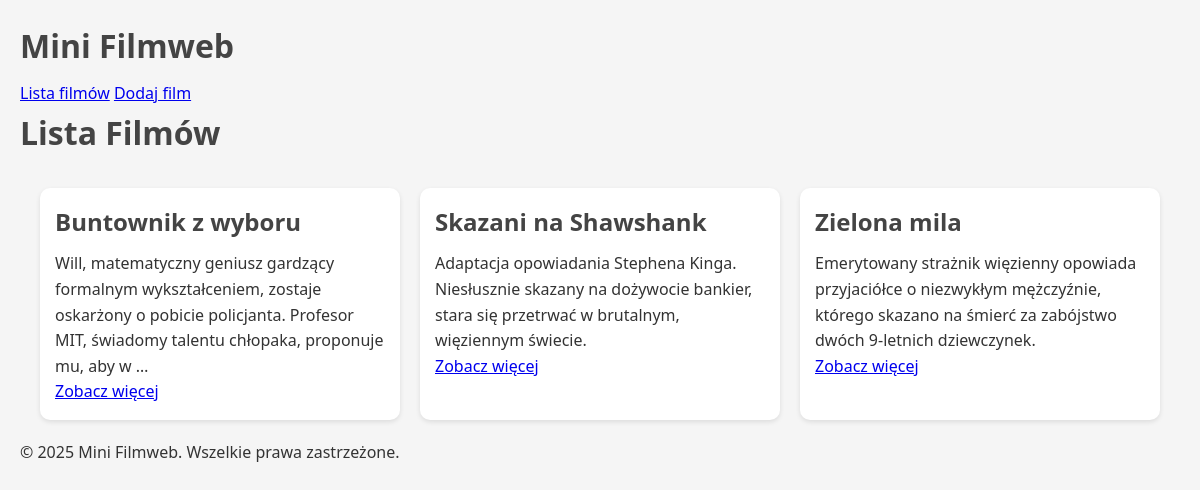
The page / on the database its author committed.
### mini_filmweb/models.py (models this page shows, shortened)
class Movie(models.Model):
    title = models.CharField(max_length=200, verbose_name="Tytuł")
    description = models.TextField(verbose_name="Opis")
    release_year = models.PositiveIntegerField(verbose_name="Rok wydania")  # Użyłem PositiveIntegerField, aby uniknąć ujemnych lat
    director = models.ForeignKey(Director, on_delete=models.CASCADE, related_name='movies', verbose_name="Reżyser")
    genres = models.ManyToManyField('Genre', related_name='movies', verbose_name="Gatunki", blank=True)  # Dodano blank=True

### mini_filmweb/views.py (the view)
# urls.py: path('', MovieListView.as_view(), name='movie_list'),
class MovieListView(ListView):
    model = Movie
    template_name = 'movies/movie_list.html'
    context_object_name = 'movies'

### mini_filmweb/templates/movies/movie_list.html
{% extends 'movies/base.html' %}
{% block content %}
<h1>Lista Filmów</h1>
<div class="movie-list">
    {% for movie in movies %}
        <div class="movie-card">
            <h2>{{ movie.title }}</h2>
            <p>{{ movie.description|truncatewords:20 }}</p>
            <a href="{% url 'mini_filmweb:movie_detail' movie.id %}">Zobacz więcej</a>
        </div>
    {% endfor %}
</div>
{% endblock %}

### mini_filmweb/static/css/style.css (style rules this page uses)
* { margin: 0; padding: 0; box-sizing: border-box; }
body { font-family: 'Segoe UI', Tahoma, Geneva, Verdana, sans-serif; background-color: #f5f5f5; color: #333; line-height: 1.6; padding: 20px; }
h1, h2, h3 { color: #444; margin-bottom: 10px; }
.movie-list { display: grid; grid-template-columns: repeat(auto-fit, minmax(250px, 1fr)); gap: 20px; padding: 20px; }
.movie-card { background-color: #fff; padding: 15px; border-radius: 10px; box-shadow: 0 2px 5px rgba(0, 0, 0, 0.1); transition: transform 0.3s ease; }

### rows shown on the page
Movie: title "Buntownik z wyboru", description "Will, matematyczny geniusz gardzący formalnym wykształceniem, zostaje oskarżony o pobicie policjanta. Profesor MIT, świadomy talentu chłopaka, proponuje mu, aby w …"
Movie: title "Skazani na Shawshank", description "Adaptacja opowiadania Stephena Kinga. Niesłusznie skazany na dożywocie bankier, stara się przetrwać w brutalnym, więziennym świecie."
Movie: title "Zielona mila", description "Emerytowany strażnik więzienny opowiada przyjaciółce o niezwykłym mężczyźnie, którego skazano na śmierć za zabójstwo dwóch 9-letnich dziewczynek."
